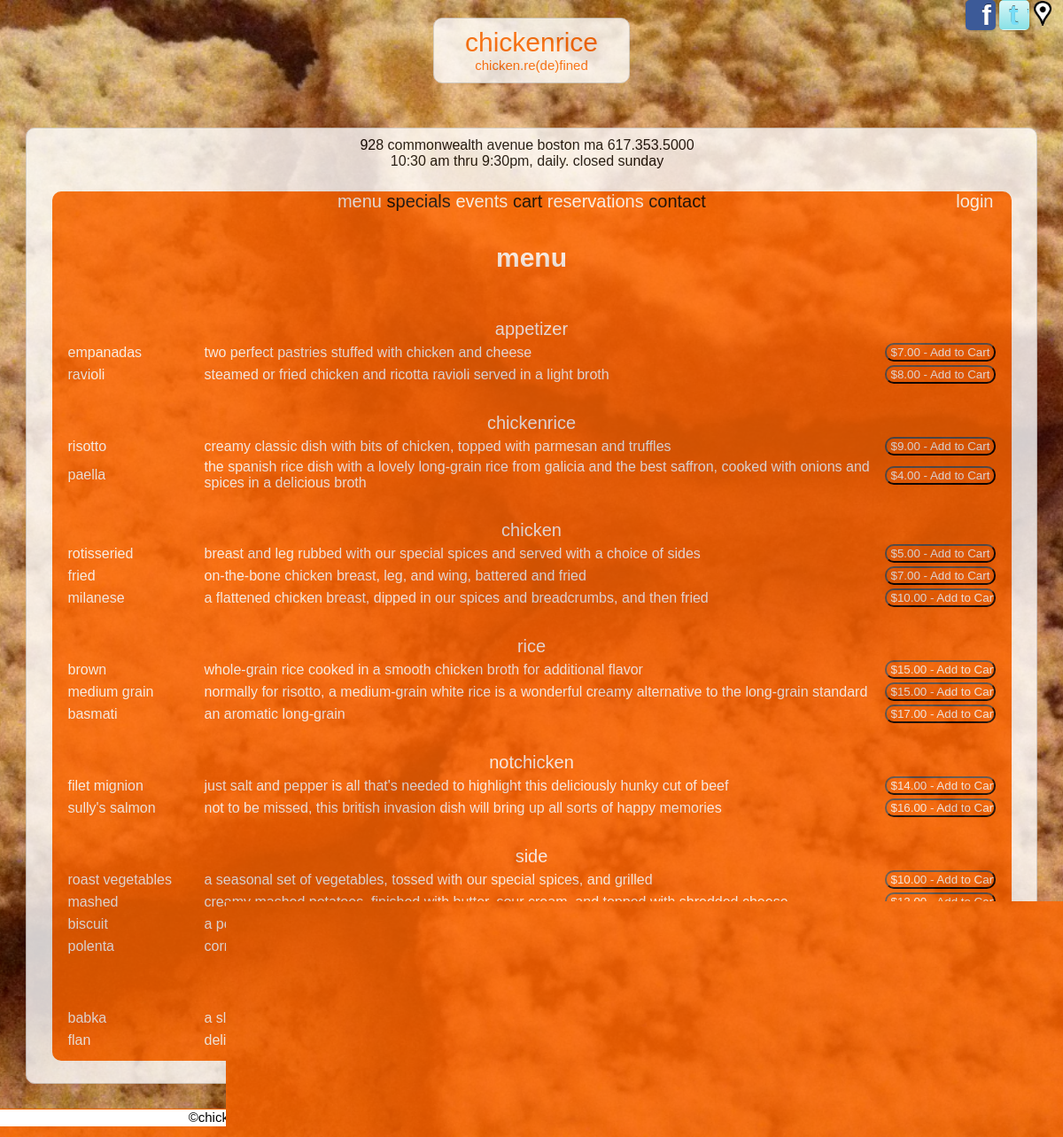
Page /menu/index.php on the committed database.
### tables this page shows
CREATE TABLE IF NOT EXISTS `menu` (
  `id` int(10) NOT NULL AUTO_INCREMENT,
  `menuType` int(10) NOT NULL,
  `foodItem` int(10) NOT NULL,
  `price` int(5) NOT NULL,
  `cost` int(5) NOT NULL,
  `specialDay` varchar(1) NULL,
  PRIMARY KEY (`id`),
  KEY `menuType` (`menuType`),
  KEY `foodItem` (`foodItem`)
);

CREATE TABLE IF NOT EXISTS `menutype` (
  `id` int(10) NOT NULL AUTO_INCREMENT,
  `name` varchar(25) NOT NULL,
  PRIMARY KEY (`id`)
);

CREATE TABLE IF NOT EXISTS `food` (
  `id` int(10) NOT NULL AUTO_INCREMENT,
  `name` varchar(25) NOT NULL,
  `description` varchar(255) NOT NULL,
  `isVegetarian` varchar(1) NOT NULL DEFAULT 'N',
  `imageName` varchar(255) NULL,
  PRIMARY KEY (`id`)
);

### model/database.php (called while the page is built, shortened)
<?php
class Database {
	private static $dsn = 'mysql:host=localhost;dbname=chickenrice';
	private static $username = 'chickenrice';
	private static $password = 'password';
	private static $db;
	public static function getDB () {
		if (!isset(self::$db)) {
			try {
				self::$db = new PDO(self::$dsn,
						self::$username,
						self::$password);
			} catch (PDOException $e) {
				$error_message = $e->getMessage();
				include('../errors/database_error.php');
				exit();
			}
		}
		return self::$db;
	}
}
?>

### model/menu.php (called while the page is built, shortened)
<?php
class Menu{
	private $menuId;
	private $menuType;
	private $foodName;
	private $description;
	private $price;
	public function getMenuId(){
		return $this->menuId;
	}
	public function getMenuType(){
		return $this->menuType;
	}
	public function getFoodName(){
		return $this->foodName;
	}
	public function getDescription(){
		return $this->description;
	}
	public function getPrice(){
		return $this->price;
	}
	public static function getMenu($db) {
		$sql="SELECT
				m.id as menuId,
				t.name as menuType,
				f.name as foodName,
				f.description as description,
				f.isVegetarian as vegetarian,
				m.price as price,
				m.specialDay as specialday,
				f.imageName as image
				FROM `menu` m JOIN `menutype` t ON m.menuType=t.id
									JOIN `food` f ON m.foodItem=f.id
				WHERE m.specialDay ='' AND f.name <>'event'";
		$statement= $db->prepare($sql);
		$statement->execute();
		$rows = $statement->fetchAll();
		$menu = array();
		foreach ($rows as $row) {
			$d = new Menu($db);
			$d->init($row);
			array_push($menu,$d);
		}
		return $menu;
	}
	private function init($row){
		$this->menuId = $row['menuId'];
		$this->menuType = $row['menuType'];
		$this->foodName = $row['foodName'];
		$this->description = $row['description'];
		$this->price = $row['price'];
	}
}
?>

### menu/menu.php (the view, shortened to what this page needs)
<?php
include('../include/header.php');
?>
<?php
include('../include/body.php');
?>
<h1>menu</h1>
<table>
	<?php
	$previousType='';
	foreach($menu as $menuItem){
		if($previousType!=$menuItem->getMenuType()){
			$previousType=$menuItem->getMenuType();
			echo "<tr><td colspan=\"3\" class=\"menuheader\">$previousType</td></tr>";
		}
		$foodName=$menuItem->getFoodName();
		$desc=$menuItem->getDescription();
		$price=number_format($menuItem->getPrice(),2);
		$menuId=$menuItem->getMenuId();
		echo "<tr><td class=\"menuitem\"><a href=\"index.php?action=itemdetail&menuid=$menuId\">$foodName</a></td>";
		echo "<td class=\"menudesc\"><a href=\"index.php?action=itemdetail&menuid=$menuId\">$desc</a></td>";
		echo "<td><form name=\"addtocart\" method=\"POST\" action=\"#\">";
		echo "  <input type=\"button\" class=\"submitbutton menubutton\" value=\"\$$price - Add to Cart\">";
		echo "  </form></td></tr>";
	}
	?>
</table>
<?php include('../include/footer.php'); ?>

### css/styles.css (style rules this page uses)
* { font-family: Arial, sans-serif; }
a { text-decoration: none; }
html { height: 100%; }
body { background-color: #000000; margin: 0; height: 100%; min-height: 100%; padding-bottom: 18px; scrollbar-base-color: #FF6600; scrollbar-arrow-color: #FF6600; scrollbar-DarkShadow-Color: #FF6600; background: url("img/bg/bg-01.jpg") no-repeat fixed center center; filter: progid:DXImageTransform.Microsoft.AlphaImageLoader(src="img/bg/bg-01.jpg", sizingMethod="scale" ); -webkit-background-size: cover; -moz-background-size: cover; -o-background-size: cover; background-size: cover; scrollbar-arrow-color: #FF6600; scrollbar-DarkShadow-Color: #FF6600; }
h1 { font-size: 30px; }
h1,h2,h3 { clear: both; text-align: center; color: #FFFFFF; }
input { background-color: #FF6600; color: #FFFFFF; padding-left: 5px; }
table { margin-left: auto; margin-right: auto; }
select,input,#innerframe,#outerframe,#logo,textarea,fieldset, #cartcount, .menuimage { -webkit-border-radius: 10px; -moz-border-radius: 10px; -khtml-border-radius: 10px; border-radius: 10px; }
input,select,option,textarea { background-color: #FFFFFF; color: #FF6600; }
input[type="submit"],input[type="reset"],input[type="button"] { background-color: #FF6600; color: #FFFFFF; }
.menuheader { text-align: center; font-size: 20px; margin-bottom: 20px; margin-top: 20px; color: #FFFFFF; }
.menubutton { width: 125px; }
.menuitem { width: 150px; color: #FFFFFF; }
.menuitem a,.menudesc a { color: #FFFFFF; }
.menudesc { color: #FFFFFF; }
tr>td.menuheader { padding-top: 30px; }

### rows in the picture
menu: menuType.name "appetizer", foodItem.name "empanadas", foodItem.description "two perfect pastries stuffed with chicken and cheese", price "$7.00 - Add to Cart"
menu: foodItem.name "ravioli", foodItem.description "steamed or fried chicken and ricotta ravioli served in a light broth", price "$8.00 - Add to Cart"
menu: menuType.name "chickenrice", foodItem.name "risotto", foodItem.description "creamy classic dish with bits of chicken, topped with parmesan and truffles", price "$9.00 - Add to Cart"
menu: foodItem.name "paella", foodItem.description "the spanish rice dish with a lovely long-grain rice from galicia and the best saffron, cooked with onions and spices in a delicious broth", price "$4.00 - Add to Cart"
menu: menuType.name "chicken", foodItem.name "rotisseried", foodItem.description "breast and leg rubbed with our special spices and served with a choice of sides", price "$5.00 - Add to Cart"
menu: foodItem.name "fried", foodItem.description "on-the-bone chicken breast, leg, and wing, battered and fried", price "$7.00 - Add to Cart"
menu: foodItem.name "milanese", foodItem.description "a flattened chicken breast, dipped in our spices and breadcrumbs, and then fried", price "$10.00 - Add to Cart"
menu: menuType.name "rice", foodItem.name "brown", foodItem.description "whole-grain rice cooked in a smooth chicken broth for additional flavor", price "$15.00 - Add to Cart"
menu: foodItem.name "medium grain", foodItem.description "normally for risotto, a medium-grain white rice is a wonderful creamy alternative to the long-grain standard", price "$15.00 - Add to Cart"
menu: foodItem.name "basmati", foodItem.description "an aromatic long-grain", price "$17.00 - Add to Cart"
menu: menuType.name "notchicken", foodItem.name "filet mignion", foodItem.description "just salt and pepper is all that's needed to highlight this deliciously hunky cut of beef", price "$14.00 - Add to Cart"
menu: foodItem.name "sully's salmon", foodItem.description "not to be missed, this british invasion dish will bring up all sorts of happy memories", price "$16.00 - Add to Cart"
menu: menuType.name "side", foodItem.name "roast vegetables", foodItem.description "a seasonal set of vegetables, tossed with our special spices, and grilled", price "$10.00 - Add to Cart"
menu: foodItem.name "mashed", foodItem.description "creamy mashed potatoes, finished with butter, sour cream, and topped with shredded cheese", price "$12.00 - Add to Cart"
menu: foodItem.name "biscuit", foodItem.description "a perfectly baked and buttery buiscuit", price "$14.00 - Add to Cart"
menu: foodItem.name "polenta", foodItem.description "corn meal cooked over a long flame and fried to flaky goodness", price "$10.00 - Add to Cart"
menu: foodItem.name "babka", foodItem.description "a slice of a traditional polish chocolate cake topped with a butter and cocoa liqueur", price "$6.00 - Add to Cart"
menu: foodItem.name "flan", foodItem.description "delicious vanilla custard topped with caramel and a dollop of home-made dulce de leche", price "$5.00 - Add to Cart"
